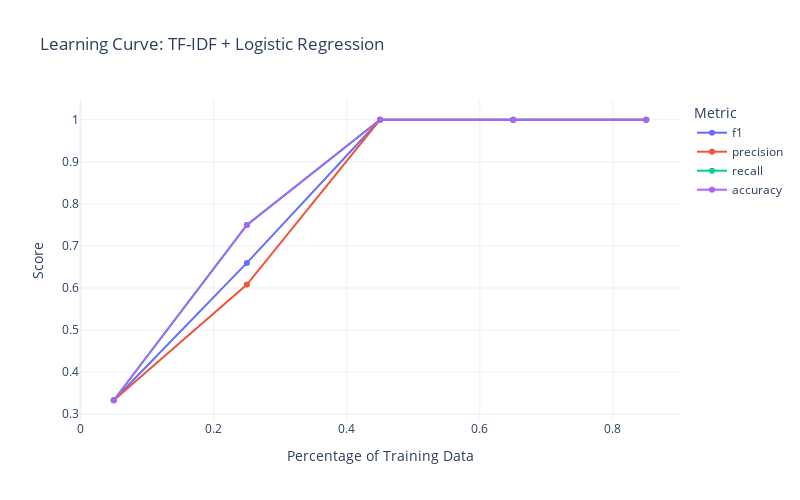

This figure's notebook cell:
### Code cell
baseline_results_llm = pd.read_csv('results/data/baseline_llm.csv')
fig = go.Figure()
fig = Utils.plot_metrics(baseline_results_llm)
fig.update_layout(
    title='Learning Curve: TF-IDF + Logistic Regression',
    xaxis_title='Percentage of Training Data',
    yaxis_title='Score',
    legend_title='Metric',
    template='plotly_white',
    width=800,
    height=500
)

fig.show()

### Figure 1 — Plotly figure (JSON) as saved in the notebook; plotly's stock layout.template omitted (floating-point values rounded to 4 significant figures)
{"data": [{"mode": "lines+markers", "name": "f1", "type": "scatter", "x": [0.05, 0.25, 0.45, 0.65, 0.85], "y": [0.3333, 0.6597, 1, 1, 1]}, {"mode": "lines+markers", "name": "precision", "type": "scatter", "x": [0.05, 0.25, 0.45, 0.65, 0.85], "y": [0.3333, 0.6083, 1, 1, 1]}, {"mode": "lines+markers", "name": "recall", "type": "scatter", "x": [0.05, 0.25, 0.45, 0.65, 0.85], "y": [0.3333, 0.75, 1, 1, 1]}, {"mode": "lines+markers", "name": "accuracy", "type": "scatter", "x": [0.05, 0.25, 0.45, 0.65, 0.85], "y": [0.3333, 0.75, 1, 1, 1]}], "layout": {"height": 500, "legend": {"title": {"text": "Metric"}}, "title": {"text": "Learning Curve: TF-IDF + Logistic Regression"}, "width": 800, "xaxis": {"title": {"text": "Percentage of Training Data"}}, "yaxis": {"title": {"text": "Score"}}}}
